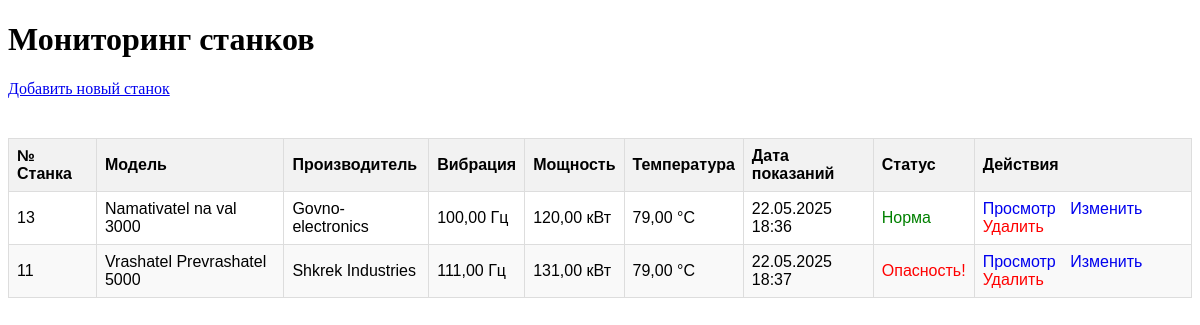
The page / on the database its author committed.
### machines/models.py (models this page shows, shortened)
class Machine(models.Model):
    machine_number = models.CharField(max_length=50, unique=True, verbose_name="Номер станка")
    manufacturer = models.CharField(max_length=100, verbose_name="Производитель")
    model = models.CharField(max_length=100, verbose_name="Модель")
    installation_date = models.DateField(verbose_name="Дата установки")
    last_maintenance = models.DateField(verbose_name="Дата последнего ТО", null=True, blank=True)
    class Meta:
        verbose_name = "Станок"
        verbose_name_plural = "Станки"

class MachineReading(models.Model):
    reading_number = models.AutoField(primary_key=True, verbose_name="№ показания")
    machine = models.ForeignKey(Machine, on_delete=models.CASCADE, verbose_name="Станок")
    timestamp = models.DateTimeField(verbose_name="Дата и время")
    vibration_frequency = models.DecimalField(max_digits=6, decimal_places=2, verbose_name="Частота вибрации")
    power_consumption = models.DecimalField(max_digits=6, decimal_places=2, verbose_name="Потребляемая мощность")
    temperature = models.DecimalField(max_digits=6, decimal_places=2, verbose_name="Температура")
    notes = models.TextField(blank=True, verbose_name="Примечания")
    class Meta:
        verbose_name = "Показание станка"
        verbose_name_plural = "Показания станков"
        ordering = ['-timestamp']

### machines/views.py (the view)
# urls.py: path('', views.MachineListView.as_view(), name='machine-list'),
class MachineListView(ListView):
    model = Machine
    template_name = 'machines/machine_list.html'
    context_object_name = 'machines'
    def get_context_data(self, **kwargs):
        context = super().get_context_data(**kwargs)
        machines_with_readings = []
        for machine in context['machines']:
            last_reading = MachineReading.objects.filter(machine=machine).last()
            machines_with_readings.append({
                'machine': machine,
                'last_reading': last_reading
            })
        context['machines_with_readings'] = machines_with_readings
        return context

### machines/templates/machines/machine_list.html (shortened to what this page needs)
<!DOCTYPE html>
<html>
<head>
</head>
<body>
    <h1>Мониторинг станков</h1>
    <a href="{% url 'machine-create' %}" style="display: inline-block; margin-bottom: 20px;">Добавить новый станок</a>
    <table>
        <thead>
            <tr>
                <th>№ Станка</th>
                <th>Модель</th>
                <th>Производитель</th>
                <th>Вибрация</th>
                <th>Мощность</th>
                <th>Температура</th>
                <th>Дата показаний</th>
                <th>Статус</th>
                <th>Действия</th>
            </tr>
        </thead>
        <tbody>
            {% for item in machines_with_readings %}
            <tr>
                <td>{{ item.machine.machine_number }}</td>
                <td>{{ item.machine.model }}</td>
                <td>{{ item.machine.manufacturer }}</td>
                <td>
                    {% if item.last_reading %}
                        {{ item.last_reading.vibration_frequency }} Гц
                    {% else %}
                        Нет данных
                    {% endif %}
                </td>
                <td>
                    {% if item.last_reading %}
                        {{ item.last_reading.power_consumption }} кВт
                    {% else %}
                        Нет данных
                    {% endif %}
                </td>
                <td>
                    {% if item.last_reading %}
                        {{ item.last_reading.temperature }} °C
                    {% else %}
                        Нет данных
                    {% endif %}
                </td>
                <td>
                    {% if item.last_reading %}
                        {{ item.last_reading.timestamp|date:"d.m.Y H:i" }}
                    {% else %}
                        -
                    {% endif %}
                </td>
                <td class="{% if item.last_reading and item.last_reading.vibration_frequency > 100 %}status-danger{% elif item.last_reading %}status-ok{% endif %}">
                    {% if item.last_reading %}
                        {% if item.last_reading.vibration_frequency > 100 %}
                            Опасность!
                        {% else %}
                            Норма
                        {% endif %}
                    {% else %}
                        Нет данных
                    {% endif %}
                </td>
                <td class="action-links">
                    <a href="{% url 'machine-detail' item.machine.pk %}">Просмотр</a>
                    <a href="{% url 'machine-update' item.machine.pk %}">Изменить</a>
                    <a href="{% url 'machine-delete' item.machine.pk %}" style="color: red;">Удалить</a>
                </td>
            </tr>
            {% endfor %}
        </tbody>
    </table>
</body>
</html>

### machines/templates/machines/machine_list.html (style rules this page uses)
table { width: 100%; border-collapse: collapse; margin: 20px 0; font-family: Arial, sans-serif; }
th, td { border: 1px solid #ddd; padding: 8px; text-align: left; }
th { background-color: #f2f2f2; position: sticky; top: 0; }
tr:nth-child(even) { background-color: #f9f9f9; }
.status-ok { color: green; }
.status-danger { color: red; }
.action-links a { margin-right: 10px; text-decoration: none; }

### rows shown on the page
Machine: machine.machine_number "13", machine.model "Namativatel na val 3000", machine.manufacturer "Govno-electronics", last_reading.vibration_frequency "100,00", last_reading.power_consumption "120,00", last_reading.temperature "79,00", last_reading.timestamp "22.05.2025 18:36", shows "Норма"
Machine: machine.machine_number "11", machine.model "Vrashatel Prevrashatel 5000", machine.manufacturer "Shkrek Industries", last_reading.vibration_frequency "111,00", last_reading.power_consumption "131,00", last_reading.temperature "79,00", last_reading.timestamp "22.05.2025 18:37", shows "Опасность!"
